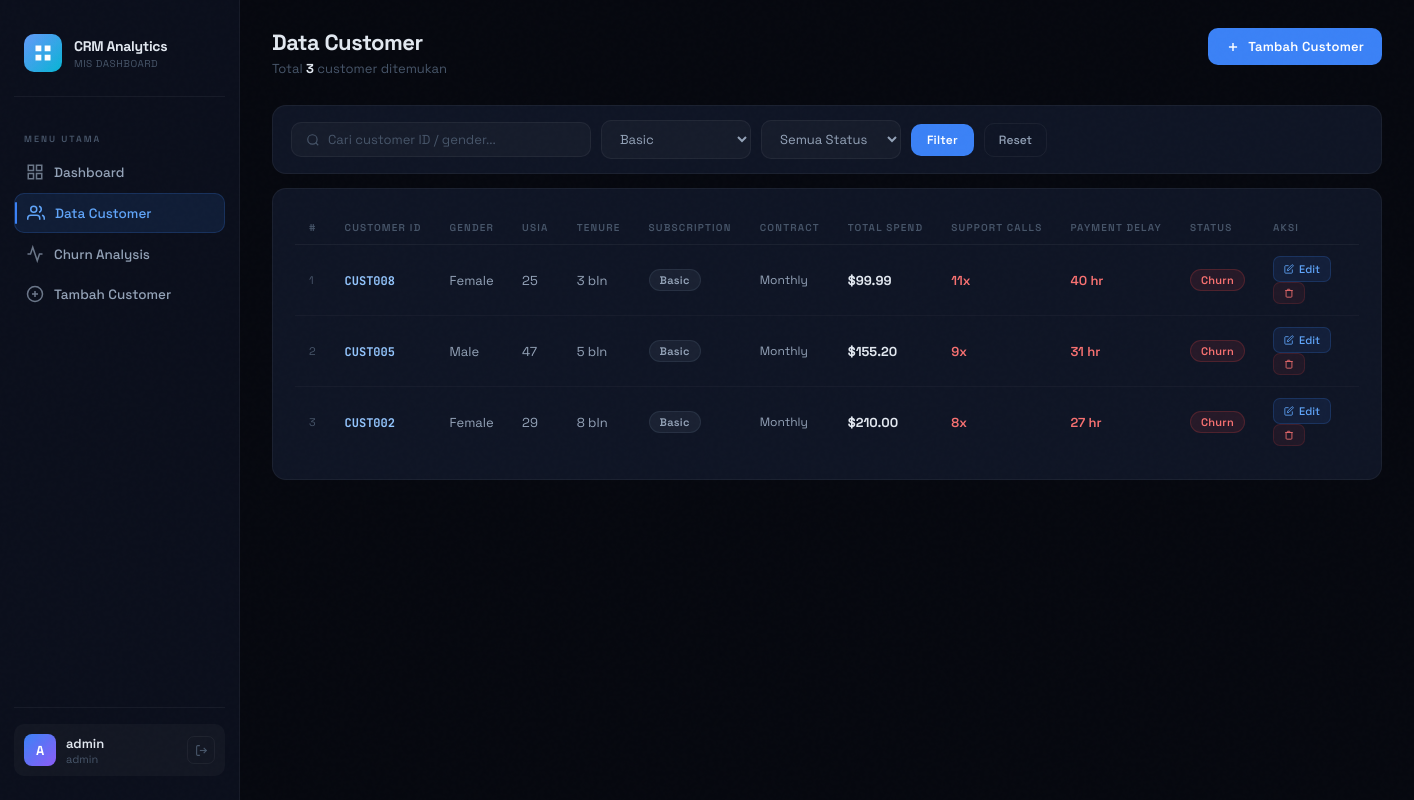
Page /customers.php?sub=Basic (signed in) on the committed database.
### tables this page shows
CREATE TABLE IF NOT EXISTS customer_churn (
    id            INT AUTO_INCREMENT PRIMARY KEY,
    customerid    VARCHAR(50)  NOT NULL UNIQUE,
    age           INT          NOT NULL,
    gender        VARCHAR(10)  NOT NULL,
    tenure        INT          DEFAULT 0,
    usage_frequency INT        DEFAULT 0,
    support_calls   INT        DEFAULT 0,
    payment_delay   INT        DEFAULT 0,
    subscription_type VARCHAR(20) NOT NULL DEFAULT 'Basic',
    contract_length   VARCHAR(20) NOT NULL DEFAULT 'Monthly',
    total_spend       DECIMAL(10,2) DEFAULT 0.00,
    last_interaction  INT        DEFAULT 0,
    churn             TINYINT(1) DEFAULT 0,
    created_at        TIMESTAMP  DEFAULT CURRENT_TIMESTAMP,
    updated_at        TIMESTAMP  DEFAULT CURRENT_TIMESTAMP ON UPDATE CURRENT_TIMESTAMP
);

### customers.php (the view, shortened to what this page needs)
<?php
include 'koneksi.php';
$search   = mysqli_real_escape_string($conn, trim($_GET['q']   ?? ''));
$filterSub   = mysqli_real_escape_string($conn, $_GET['sub']   ?? '');
$filterChurn = isset($_GET['churn']) && $_GET['churn'] !== '' ? (int)$_GET['churn'] : '';
$where = "WHERE 1=1";
if ($filterSub !== '')  $where .= " AND subscription_type = '$filterSub'";
$perPage = 15;
$page    = max(1, (int)($_GET['page'] ?? 1));
$offset  = ($page - 1) * $perPage;
$totalRes = mysqli_query($conn, "SELECT COUNT(*) as c FROM customer_churn $where");
$total    = mysqli_fetch_assoc($totalRes)['c'];
$rows = mysqli_query($conn,
    "SELECT * FROM customer_churn $where ORDER BY id DESC LIMIT $perPage OFFSET $offset"
);
?>
<!DOCTYPE html>
<html lang="id">
<head>
<link rel="stylesheet" href="assets/style.css">
</head>
<body>
<?php include 'partials/sidebar.php'; ?>
<div class="main">
  <div class="page-header">
    <div>
      <div class="page-title">Data Customer</div>
      <div class="page-sub">Total <strong style="color:var(--text);"><?= number_format($total) ?></strong> customer ditemukan</div>
    </div>
    <a href="tambah.php" class="btn-primary">
      <svg width="14" height="14" viewBox="0 0 24 24" fill="none" stroke="currentColor" stroke-width="2.5"><line x1="12" y1="5" x2="12" y2="19"/><line x1="5" y1="12" x2="19" y2="12"/></svg>
      Tambah Customer
    </a>
  </div>
  <div class="section-card" style="padding:14px 18px; margin-bottom:14px;">
    <form method="GET" class="filter-bar">
      <div class="search-input">
        <svg class="search-icon" width="14" height="14" viewBox="0 0 24 24" fill="none" stroke="currentColor" stroke-width="2"><circle cx="11" cy="11" r="8"/><line x1="21" y1="21" x2="16.65" y2="16.65"/></svg>
        <input type="text" name="q" placeholder="Cari customer ID / gender..." value="<?= htmlspecialchars($search) ?>">
      </div>
      <select name="sub" class="form-select" style="width:150px;">
        <?php foreach (['Basic','Standard','Premium'] as $s): ?>
          <option value="<?= $s ?>" <?= $filterSub===$s ? 'selected':'' ?>><?= $s ?></option>
        <?php endforeach; ?>
      </select>
      <select name="churn" class="form-select" style="width:140px;">
        <option value="">Semua Status</option>
      </select>
      <button type="submit" class="btn-primary" style="padding:8px 16px;font-size:12px;">Filter</button>
      <a href="customers.php" class="btn-secondary" style="padding:8px 14px;font-size:12px;">Reset</a>
    </form>
  </div>
  <div class="section-card">
    <div class="table-wrap">
      <table>
        <thead>
          <tr>
            <th>#</th><th>Customer ID</th><th>Gender</th><th>Usia</th>
            <th>Tenure</th><th>Subscription</th><th>Contract</th>
            <th>Total Spend</th><th>Support Calls</th><th>Payment Delay</th>
            <th>Status</th><th>Aksi</th>
          </tr>
        </thead>
        <tbody>
        <?php if (mysqli_num_rows($rows) === 0): ?>
          <tr><td colspan="12" style="text-align:center;color:var(--muted);padding:32px;">Tidak ada data customer.</td></tr>
        <?php else: $no = $offset + 1; while ($r = mysqli_fetch_assoc($rows)): ?>
          <?php
            $subClass  = strtolower($r['subscription_type']);
            $callColor = $r['support_calls'] >= 7 ? '#f87171' : ($r['support_calls'] >= 4 ? '#fbbf24' : '#34d399');
            $delayColor= $r['payment_delay'] >= 20 ? '#f87171' : ($r['payment_delay'] >= 10 ? '#fbbf24' : '#34d399');
          ?>
          <tr>
            <td style="color:var(--muted);font-size:11px;"><?= $no++ ?></td>
            <td><strong style="color:#93c5fd;font-family:'JetBrains Mono',monospace;font-size:12px;"><?= htmlspecialchars($r['customerid']) ?></strong></td>
            <td><?= htmlspecialchars($r['gender']) ?></td>
            <td><?= $r['age'] ?></td>
            <td><?= $r['tenure'] ?> bln</td>
            <td><span class="badge badge-<?= $subClass ?>"><?= htmlspecialchars($r['subscription_type']) ?></span></td>
            <td style="font-size:12px;"><?= htmlspecialchars($r['contract_length']) ?></td>
            <td><strong>$<?= number_format($r['total_spend'], 2) ?></strong></td>
            <td><span style="color:<?= $callColor ?>;font-weight:600;"><?= $r['support_calls'] ?>x</span></td>
            <td><span style="color:<?= $delayColor ?>;font-weight:600;"><?= $r['payment_delay'] ?> hr</span></td>
            <td><?= $r['churn'] ? '<span class="badge badge-churn">Churn</span>' : '<span class="badge badge-active">Aktif</span>' ?></td>
            <td>
              <a href="edit.php?id=<?= urlencode($r['customerid']) ?>" class="action-btn btn-edit">
                <svg width="10" height="10" viewBox="0 0 24 24" fill="none" stroke="currentColor" stroke-width="2"><path d="M11 4H4a2 2 0 0 0-2 2v14a2 2 0 0 0 2 2h14a2 2 0 0 0 2-2v-7"/><path d="M18.5 2.5a2.121 2.121 0 0 1 3 3L12 15l-4 1 1-4 9.5-9.5z"/></svg>
                Edit
              </a>
              <a href="customers.php?hapus=<?= urlencode($r['customerid']) ?>&<?= http_build_query(array_filter(['q'=>$search,'sub'=>$filterSub,'churn'=>$filterChurn,'page'=>$page])) ?>"
                 class="action-btn btn-delete"
                 onclick="return confirm('Hapus customer <?= htmlspecialchars($r['customerid']) ?>?')">
                <svg width="10" height="10" viewBox="0 0 24 24" fill="none" stroke="currentColor" stroke-width="2"><polyline points="3 6 5 6 21 6"/><path d="M19 6v14a2 2 0 0 1-2 2H7a2 2 0 0 1-2-2V6m3 0V4a1 1 0 0 1 1-1h4a1 1 0 0 1 1 1v2"/></svg>
              </a>
            </td>
          </tr>
        <?php endwhile; endif; ?>
        </tbody>
      </table>
    </div>
  </div>
</div>
</body>
</html>

### assets/style.css (style rules this page uses)
:root { --bg: #06080f; --surface: #0b0f1c; --card: #0f1525; --card2: #141b2e; --accent: #3b82f6; --accent2: #06b6d4; --accent3: #10b981; --danger: #ef4444; --warn: #f59e0b; --purple: #8b5cf6; --text: #e2e8f0; --text2: #94a3b8; --muted: #475569; --border: rgba(59,130,246,0.12); --border2: rgba(255,255,255,0.05); --sidebar-w: 240px; --glow: 0 0 30px rgba(59,130,246,0.15); }
* { margin: 0; padding: 0; box-sizing: border-box; }
html { scroll-behavior: smooth; }
body { font-family: 'Space Grotesk', sans-serif; background: var(--bg); color: var(--text); min-height: 100vh; display: flex; overflow-x: hidden; }
body::before { content: ''; position: fixed; inset: 0; pointer-events: none; z-index: 9999; opacity: 0.4; }
.main { margin-left: var(--sidebar-w); flex: 1; padding: 28px 32px; min-height: 100vh; animation: fadeIn 0.5s ease; }
.page-header { display: flex; align-items: flex-start; justify-content: space-between; margin-bottom: 28px; }
.page-title { font-size: 22px; font-weight: 700; color: var(--text); letter-spacing: -0.5px; }
.page-sub { font-size: 13px; color: var(--muted); margin-top: 4px; }
.section-card { background: var(--card); border: 1px solid var(--border2); border-radius: 14px; padding: 22px; margin-bottom: 20px; transition: border-color 0.2s; }
.table-wrap { overflow-x: auto; }
table { width: 100%; border-collapse: collapse; font-size: 13px; }
thead th { padding: 10px 14px; text-align: left; font-size: 10px; font-weight: 600; letter-spacing: 1.2px; text-transform: uppercase; color: var(--muted); border-bottom: 1px solid var(--border2); white-space: nowrap; }
tbody tr { border-bottom: 1px solid rgba(255,255,255,0.03); transition: background 0.15s; }
tbody tr:last-child { border-bottom: none; }
td { padding: 11px 14px; color: var(--text2); vertical-align: middle; }
td strong { color: var(--text); }
.badge { display: inline-flex; align-items: center; padding: 3px 10px; border-radius: 20px; font-size: 11px; font-weight: 600; letter-spacing: 0.3px; }
.badge-basic { background: rgba(71,85,105,0.2); color: #94a3b8; border: 1px solid rgba(71,85,105,0.3); }
.badge-churn { background: rgba(239,68,68,0.1); color: #f87171; border: 1px solid rgba(239,68,68,0.2); }
.action-btn { display: inline-flex; align-items: center; gap: 5px; padding: 5px 10px; border-radius: 7px; font-size: 11px; font-weight: 500; text-decoration: none; transition: all 0.15s; cursor: pointer; border: 1px solid transparent; margin-right: 4px; }
.btn-edit { background: rgba(59,130,246,0.1); color: #60a5fa; border-color: rgba(59,130,246,0.2); }
.btn-delete { background: rgba(239,68,68,0.08); color: #f87171; border-color: rgba(239,68,68,0.15); }
.btn-primary { display: inline-flex; align-items: center; gap: 8px; padding: 10px 18px; background: var(--accent); color: white; border-radius: 10px; font-size: 13px; font-weight: 600; text-decoration: none; cursor: pointer; border: none; transition: all 0.2s; font-family: 'Space Grotesk', sans-serif; letter-spacing: 0.2px; }
.btn-secondary { display: inline-flex; align-items: center; gap: 8px; padding: 9px 16px; background: transparent; color: var(--text2); border-radius: 10px; font-size: 13px; font-weight: 500; text-decoration: none; cursor: pointer; border: 1px solid var(--border2); transition: all 0.2s; font-family: 'Space Grotesk', sans-serif; }
.filter-bar { display: flex; gap: 10px; align-items: center; flex-wrap: wrap; }
.search-input { display: flex; align-items: center; gap: 8px; background: rgba(255,255,255,0.03); border: 1px solid var(--border2); border-radius: 10px; padding: 8px 14px; flex: 1; min-width: 200px; max-width: 300px; }
.search-input input { background: none; border: none; outline: none; color: var(--text); font-size: 13px; font-family: 'Space Grotesk', sans-serif; width: 100%; }
.search-input input::placeholder { color: var(--muted); }
.search-icon { color: var(--muted); flex-shrink: 0; }
.form-select { background: rgba(255,255,255,0.03); border: 1px solid var(--border2); border-radius: 10px; padding: 9px 14px; color: var(--text2); font-size: 13px; font-family: 'Space Grotesk', sans-serif; outline: none; cursor: pointer; transition: border-color 0.2s; }

### rows in the picture
customer_churn: customerid "CUST008", gender "Female", age "25", tenure "3", subscription_type "Basic", contract_length "Monthly", total_spend "99.99", support_calls "11", payment_delay "40", churn "Churn"
customer_churn: customerid "CUST005", gender "Male", age "47", tenure "5", subscription_type "Basic", contract_length "Monthly", total_spend "155.20", support_calls "9", payment_delay "31", churn "Churn"
customer_churn: customerid "CUST002", gender "Female", age "29", tenure "8", subscription_type "Basic", contract_length "Monthly", total_spend "210.00", support_calls "8", payment_delay "27", churn "Churn"

### other values in the picture
substr($_SESSION['username'] ?? 'A', 0, 1) "A"
$_SESSION['username'] "admin"
$_SESSION['role'] "admin"
$total "3"
form field sub "Basic"
